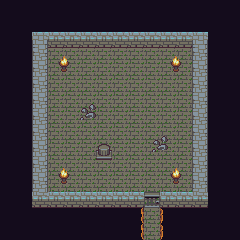

A 2D game scene composited from a Tiled map and its tileset images. What follows is a short description and the map's XML, with each tile layer's data collapsed to a summary:
An orthogonal 30x30 tile map with 8x8 px tiles, 3 tile layers (Tile Layer 1, Tile Layer 2, Tile Layer 3).

<map version="1.0" orientation="orthogonal" renderorder="right-down" width="30" height="30" tilewidth="8" tileheight="8" nextobjectid="1">
 <tileset firstgid="1" name="basictiles" tilewidth="8" tileheight="8" tilecount="480">
  <image source="../tiles/basictiles.png" width="128" height="240" />
 </tileset>
 <layer name="Tile Layer 1" width="30" height="30">
  <data>[900 cells, 900 non-empty, 5 distinct tile ids]</data>
 </layer>
 <layer name="Tile Layer 2" width="30" height="30">
  <data>[900 cells, 176 non-empty, 28 distinct tile ids]</data>
 </layer>
 <layer name="Tile Layer 3" width="30" height="30">
  <data>[900 cells, 28 non-empty, 16 distinct tile ids]</data>
 </layer>
</map>
